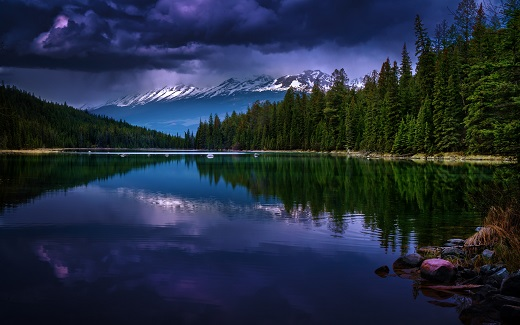
//> input picture 2 OpenCV图像处理/3 OpenCV图像处理进阶（imgproc组件、feature2D组件）/3 直方图与匹配/3 直方图与匹配 (A)/demo3-绘制RGB三色直方图/1.jpg, 520 x 325 px
$ ./test   (built with g++ and OpenCV 4)
//> lines starting //> are read from the running program, lines starting //| are printed output that depends on the picture
/**
  ******************************************************************************
  * @file    test.cpp
  * @author  Bruceou
  * @version V1.0
  * @date    2018-03
  * @brief   绘制RGB三色直方图
  ******************************************************************************
  * @attention
  * 本程序适用于OpenCV2和OpenCV3版本。
  ******************************************************************************
  */
/**Includes*********************************************************************/
#include <opencv2/opencv.hpp>
#include <opencv2/imgproc/imgproc.hpp>
/**namespace********************************************************************/
using namespace cv;

/**
  * @brief     帮助信息函数
  * @param     None
  * @retval    None
  */
void ShowHelpText()
{
	//输出欢迎信息和OpenCV版本
	printf("\n\n\t\t\t   当前使用的OpenCV版本为：" CV_VERSION );
	printf("\n\n  ----------------------------------------------------------------------------\n");
}

/**
  * @brief     主函数
  * @param     argc 命令行参数个数
               argv 命令行参数
  * @retval    int
  */
int main (int argc, char **argv)
{

	//【1】载入素材图并显示
	Mat srcImage;
	srcImage=imread("1.jpg");
//> srcImage is the input picture: 325 rows x 520 cols, CV_8UC3; mean B, G, R 62.6, 44.6, 34.2
	imshow( "素材图", srcImage );

	system("color 3F");
	ShowHelpText();

	//【2】参数准备
	int bins = 256;
	int hist_size[] = {bins};
	float range[] = { 0, 256 };
	const float* ranges[] = { range};
	MatND redHist,grayHist,blueHist;
	int channels_r[] = {0};

	//【3】进行直方图的计算（红色分量部分）
	calcHist( &srcImage, 1, channels_r, Mat(), //不使用掩膜
		redHist, 1, hist_size, ranges,
		true, false );
//> redHist = 256 values, max 10543 at index 0, min 6 at index 243, mean 660.2

	//【4】进行直方图的计算（绿色分量部分）
	int channels_g[] = {1};
	calcHist( &srcImage, 1, channels_g, Mat(), // do not use mask
		grayHist, 1, hist_size, ranges,
		true, // the histogram is uniform
		false );
//> grayHist = 256 values, max 4676 at index 31, min 1 at index 255, mean 660.2

	//【5】进行直方图的计算（蓝色分量部分）
	int channels_b[] = {2};
	calcHist( &srcImage, 1, channels_b, Mat(), // do not use mask
		blueHist, 1, hist_size, ranges,
		true, // the histogram is uniform
		false );
//> blueHist = 256 values, max 6148 at index 20, min 1 at index 247, mean 660.2

	//-----------------------绘制出三色直方图------------------------
	//参数准备
	double maxValue_red,maxValue_green,maxValue_blue;
	minMaxLoc(redHist, 0, &maxValue_red, 0, 0);
//> maxValue_red = 10543
	minMaxLoc(grayHist, 0, &maxValue_green, 0, 0);
//> maxValue_green = 4676
	minMaxLoc(blueHist, 0, &maxValue_blue, 0, 0);
//> maxValue_blue = 6148
	int scale = 1;
	int histHeight=256;
	Mat histImage = Mat::zeros(histHeight,bins*3, CV_8UC3);

	//正式开始绘制
	for(int i=0;i<bins;i++)
	{
		//参数准备
		float binValue_red = redHist.at<float>(i);
		float binValue_green = grayHist.at<float>(i);
		float binValue_blue = blueHist.at<float>(i);
		int intensity_red = cvRound(binValue_red*histHeight/maxValue_red);  //要绘制的高度
		int intensity_green = cvRound(binValue_green*histHeight/maxValue_green);  //要绘制的高度
		int intensity_blue = cvRound(binValue_blue*histHeight/maxValue_blue);  //要绘制的高度

		//绘制红色分量的直方图
		rectangle(histImage,Point(i*scale,histHeight-1),
			Point((i+1)*scale - 1, histHeight - intensity_red),
			CV_RGB(255,0,0));

		//绘制绿色分量的直方图
		rectangle(histImage,Point((i+bins)*scale,histHeight-1),
			Point((i+bins+1)*scale - 1, histHeight - intensity_green),
			CV_RGB(0,255,0));

		//绘制蓝色分量的直方图
		rectangle(histImage,Point((i+bins*2)*scale,histHeight-1),
			Point((i+bins*2+1)*scale - 1, histHeight - intensity_blue),
			CV_RGB(0,0,255));

	}
//> this loop made 256 passes
//> (binValue_red, binValue_green, binValue_blue, intensity_red, intensity_green, intensity_blue) on passes 1 to 3: (10543, 609, 2257, 256, 33, 94), (1708, 385, 949, 41, 21, 40), (1827, 481, 1143, 44, 26, 48)
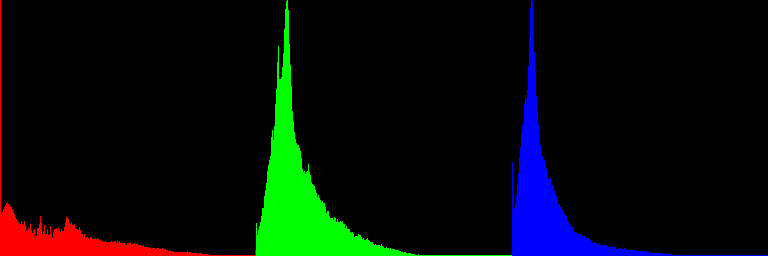
//> histImage: 256 rows x 768 cols, CV_8UC3; mean B, G, R 9.2, 12.1, 5.4

	//在窗口中显示出绘制好的直方图
	imshow( "图像的RGB直方图", histImage );
	waitKey(0);
	return 0;
}
